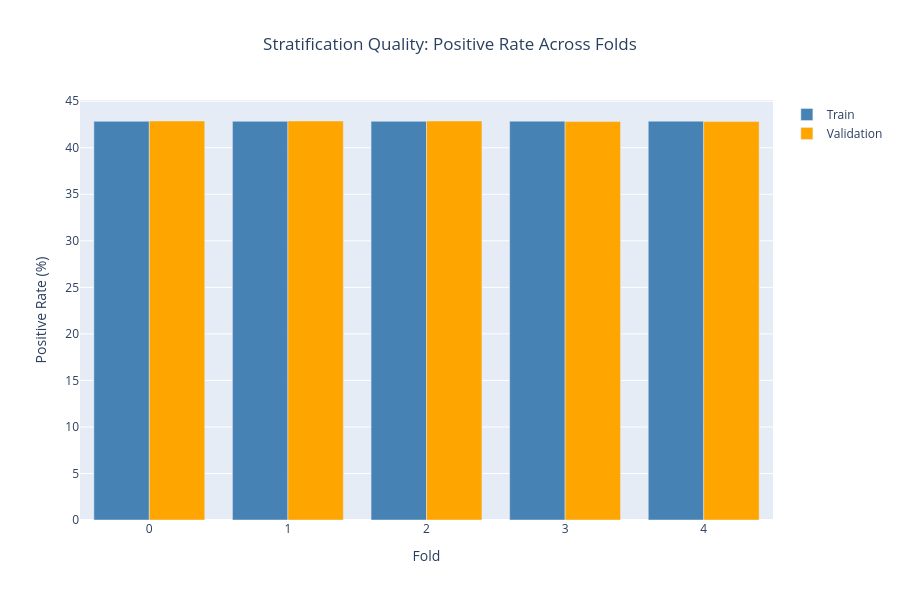

Notebook code cell kept with this figure:
### Markdown cell above
## 7. Cross-Validation Stratification Analysis

Verify that 5-fold CV splits maintain balanced label distribution.

### Code cell
# Load CV splits
cv_dir = DATA_DIR / 'cv_splits'

if cv_dir.exists():
    fold_stats = []
    
    for fold in range(5):
        fold_dir = cv_dir / f'fold_{fold}'
        
        if (fold_dir / 'train_series.csv').exists() and (fold_dir / 'val_series.csv').exists():
            train_series = pd.read_csv(fold_dir / 'train_series.csv')['series_uid']
            val_series = pd.read_csv(fold_dir / 'val_series.csv')['series_uid']
            
            train_df = df[df['series_uid'].isin(train_series)]
            val_df = df[df['series_uid'].isin(val_series)]
            
            fold_stats.append({
                'Fold': fold,
                'Train Size': len(train_df),
                'Val Size': len(val_df),
                'Train Pos Rate': train_df['Aneurysm Present'].mean(),
                'Val Pos Rate': val_df['Aneurysm Present'].mean(),
                'Difference': abs(train_df['Aneurysm Present'].mean() - val_df['Aneurysm Present'].mean())
            })
    
    fold_stats_df = pd.DataFrame(fold_stats)
    
    print("\n" + "═" * 100)
    print("5-FOLD CROSS-VALIDATION STRATIFICATION")
    print("═" * 100)
    print(fold_stats_df.to_string(index=False))
    
    print(f"\n✓ Mean positive rate difference: {fold_stats_df['Difference'].mean():.4f}")
    print(f"✓ Max positive rate difference: {fold_stats_df['Difference'].max():.4f}")
    
    if fold_stats_df['Difference'].max() < 0.02:
        print("✓ Excellent stratification (all folds within 2%)")
    elif fold_stats_df['Difference'].max() < 0.05:
        print("✓ Good stratification (all folds within 5%)")
    else:
        print("⚠ Warning: Stratification may need improvement")
    
    # Visualization
    fig = go.Figure()
    
    fig.add_trace(go.Bar(
        x=fold_stats_df['Fold'],
        y=fold_stats_df['Train Pos Rate'] * 100,
        name='Train',
        marker_color='steelblue'
    ))
    
    fig.add_trace(go.Bar(
        x=fold_stats_df['Fold'],
        y=fold_stats_df['Val Pos Rate'] * 100,
        name='Validation',
        marker_color='orange'
    ))
    
    fig.update_layout(
        title={'text': 'Stratification Quality: Positive Rate Across Folds', 'x': 0.5, 'xanchor': 'center'},
        xaxis_title='Fold',
        yaxis_title='Positive Rate (%)',
        barmode='group',
        height=600
    )
    
    fig.show()
    
else:
    print("\n⚠ CV splits not found. Run 03_create_cv_splits.py first.")

### Figure 1 — Plotly figure (JSON) as saved in the notebook; plotly's stock layout.template omitted (floating-point values rounded to 4 significant figures)
{"data": [{"marker": {"color": "steelblue"}, "name": "Train", "type": "bar", "x": [0, 1, 2, 3, 4], "y": [42.84, 42.84, 42.84, 42.86, 42.86]}, {"marker": {"color": "orange"}, "name": "Validation", "type": "bar", "x": [0, 1, 2, 3, 4], "y": [42.87, 42.87, 42.87, 42.81, 42.81]}], "layout": {"barmode": "group", "height": 600, "title": {"text": "Stratification Quality: Positive Rate Across Folds", "x": 0.5, "xanchor": "center"}, "xaxis": {"title": {"text": "Fold"}}, "yaxis": {"title": {"text": "Positive Rate (%)"}}}}
